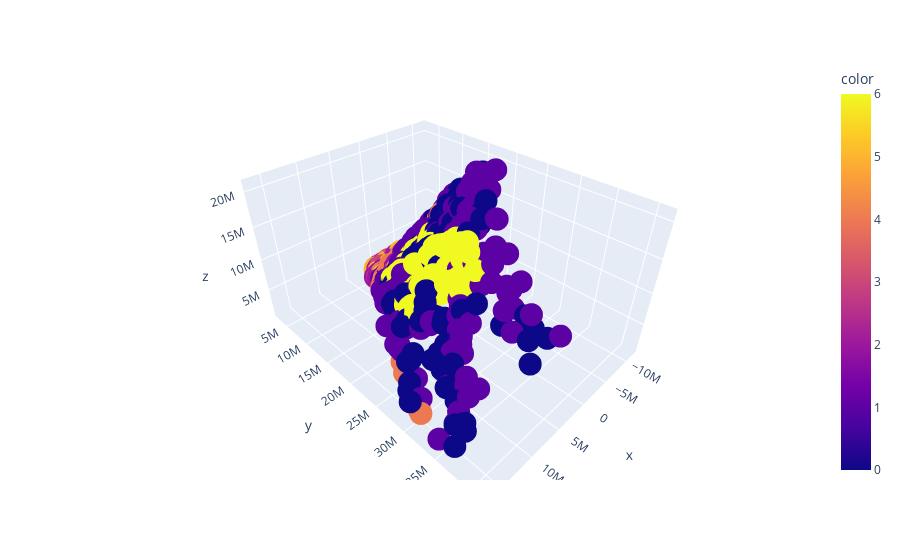

The cell this chart's notebook holds for it:
### Code cell
px.scatter_3d(pd.DataFrame(latent_X_test.to_numpy(),columns=['x','y','z']), x='x', y='y', z='z',color=Y_test)

### Figure 1 — Plotly figure (JSON) as saved in the notebook; plotly's stock layout.template omitted (floating-point values rounded to 4 significant figures; data arrays with more than 128 entries replaced by an {"elided": "..."} marker saying what was removed)
{"data": [{"hovertemplate": "x=%{x}<br>y=%{y}<br>z=%{z}<br>color=%{marker.color}<extra></extra>", "legendgroup": "", "marker": {"color": {"elided": "3780 int values"}, "coloraxis": "coloraxis", "symbol": "circle"}, "mode": "markers", "name": "", "scene": "scene", "showlegend": false, "type": "scatter3d", "x": {"elided": "3780 float values"}, "y": {"elided": "3780 float values"}, "z": {"elided": "3780 float values"}}], "layout": {"coloraxis": {"colorbar": {"title": {"text": "color"}}, "colorscale": [[0, "#0d0887"], [0.1111, "#46039f"], [0.2222, "#7201a8"], [0.3333, "#9c179e"], [0.4444, "#bd3786"], [0.5556, "#d8576b"], [0.6667, "#ed7953"], [0.7778, "#fb9f3a"], [0.8889, "#fdca26"], [1, "#f0f921"]]}, "legend": {"tracegroupgap": 0}, "margin": {"t": 60}, "scene": {"domain": {"x": [0, 1], "y": [0, 1]}, "xaxis": {"title": {"text": "x"}}, "yaxis": {"title": {"text": "y"}}, "zaxis": {"title": {"text": "z"}}}}}
